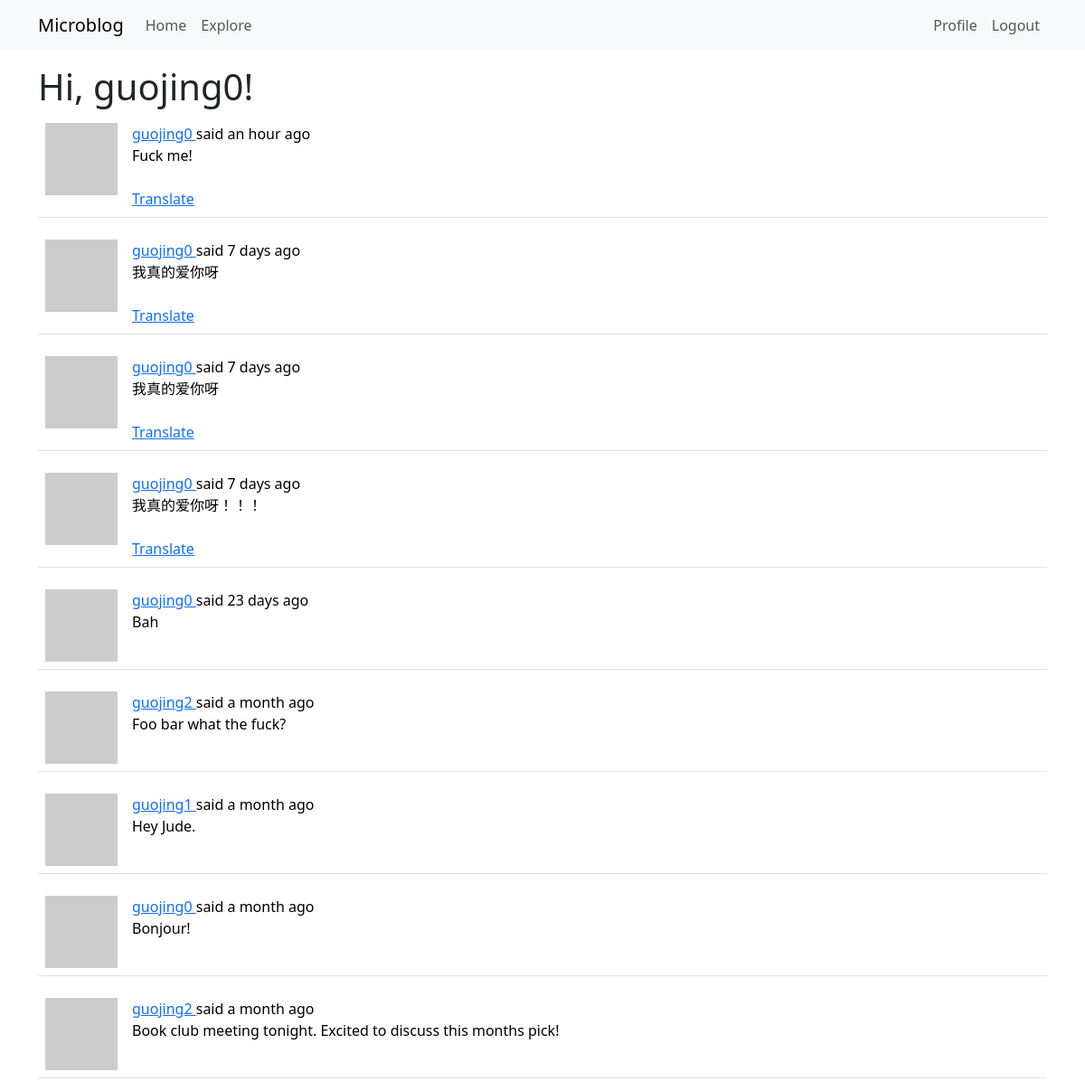
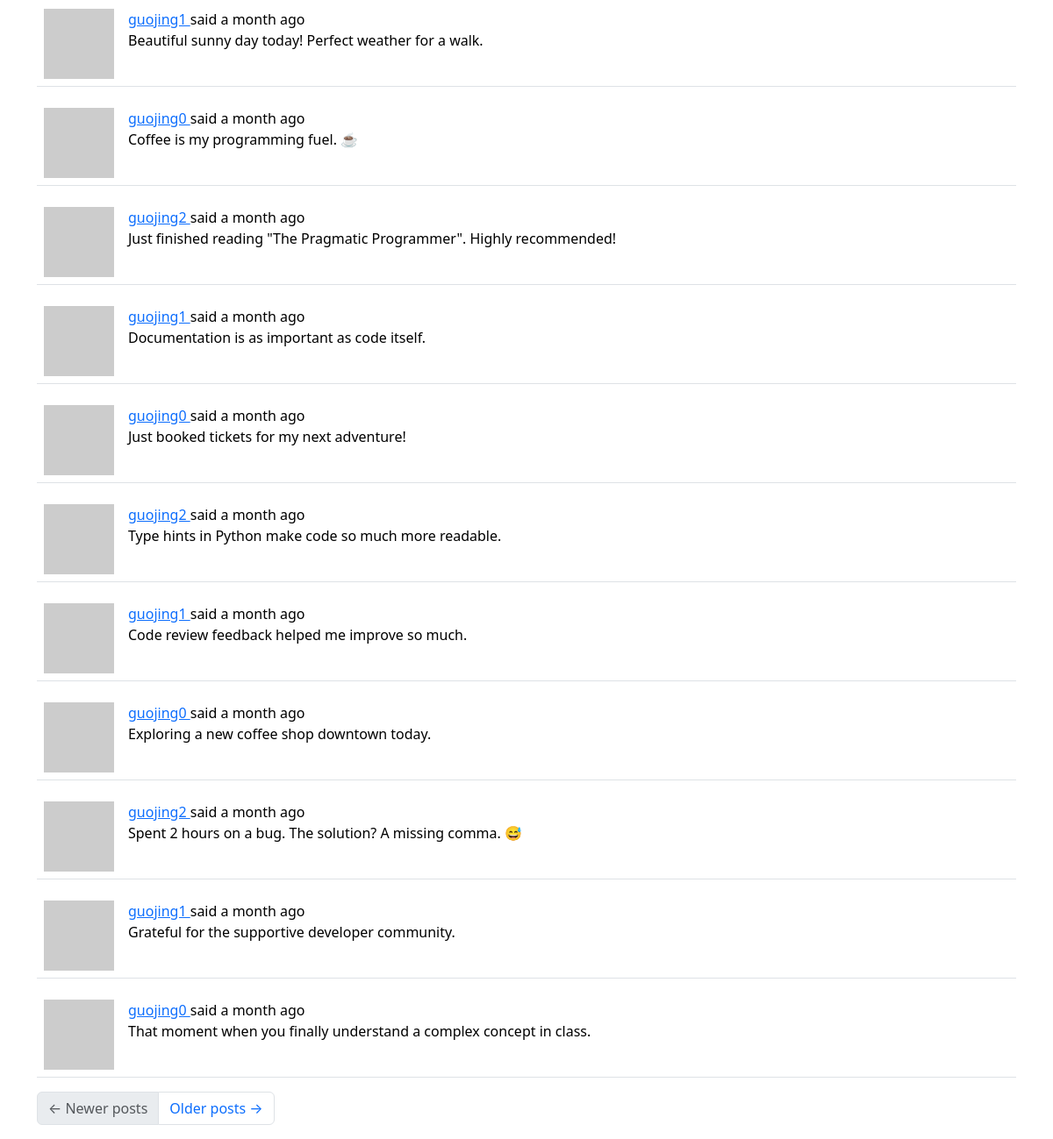
The page /explore (signed in) on the database its author committed (2 pictures, top to bottom).
### app/models.py (models this page shows, shortened)
class User(UserMixin, db.Model):
    id: orm.Mapped[int] = orm.mapped_column(primary_key=True)
    username: orm.Mapped[str] = orm.mapped_column(
        sa.String(64), index=True, unique=True
    )
    email: orm.Mapped[str] = orm.mapped_column(sa.String(120), index=True, unique=True)
    password_hash: orm.Mapped[str | None] = orm.mapped_column(sa.String(256))
    posts: orm.WriteOnlyMapped['Post'] = orm.relationship(back_populates='author')
    about_me: orm.Mapped[str | None] = orm.mapped_column(sa.String(140))
    last_seen: orm.Mapped[datetime | None] = orm.mapped_column(
        default=lambda: datetime.now(UTC)
    )
    following: orm.WriteOnlyMapped['User'] = orm.relationship(
        secondary=followers,
        primaryjoin=(followers.c.follower_id == id),
        secondaryjoin=(followers.c.followed_id == id),
        back_populates='followers',
    )
    followers: orm.WriteOnlyMapped['User'] = orm.relationship(
        secondary=followers,
        primaryjoin=(followers.c.followed_id == id),
        secondaryjoin=(followers.c.follower_id == id),
        back_populates='following',
    )
    def avatar(self, size):
        digest = md5(self.email.lower().encode('utf-8')).hexdigest()
        return f'https://www.gravatar.com/avatar/{digest}?d=identicon&s={size}'

class Post(db.Model):
    __searchable__ = ['body']
    id: orm.Mapped[int] = orm.mapped_column(primary_key=True)
    body: orm.Mapped[str] = orm.mapped_column(sa.String(140))
    timestamp: orm.Mapped[datetime] = orm.mapped_column(
        index=True, default=lambda: datetime.now(UTC)
    )
    user_id: orm.Mapped[int] = orm.mapped_column(sa.ForeignKey('user.id'), index=True)
    author: orm.Mapped['User'] = orm.relationship(back_populates='posts')
    language: orm.Mapped[str | None] = orm.mapped_column(sa.String(5))

### app/main/routes.py (the view)
@bp.route('/explore')
@login_required
def explore():
    page = request.args.get('page', 1, type=int)
    query = sa.select(Post).order_by(Post.timestamp.desc())
    posts = db.paginate(
        query, page=page, per_page=current_app.config['POSTS_PER_PAGE'], error_out=False
    )
    next_url = url_for('main.explore', page=posts.next_num) if posts.has_next else None
    prev_url = url_for('main.explore', page=posts.prev_num) if posts.has_prev else None
    return render_template(
        'index.html',
        title='Explore',
        posts=posts.items,
        next_url=next_url,
        prev_url=prev_url,
    )

### app/__init__.py (called while the page is built)
def get_locale():
    from flask import current_app
    return request.accept_languages.best_match(current_app.config['LANGUAGES'])

### app/main/routes.py (called while the page is built)
@bp.before_app_request
def before_request():
    if current_user.is_authenticated:
        current_user.last_seen = datetime.now(UTC)
        db.session.commit()
    g.locale = str(get_locale())

### app/models.py (called while the page is built)
@login.user_loader
def load_user(id):
    return db.session.get(User, int(id))

### app/templates/index.html (shortened to what this page needs)
{% extends "base.html" %}
{% import "bootstrap_wtf.html" as wtf %}
{% block content %}
    <h1>{{ _('Hi, %(username)s!', username=current_user.username) }}</h1>
    {% for post in posts %}
        {% include '_post.html' %}
    {% endfor %}
    <nav aria-label="Post navigation">
        <ul class="pagination">
            <li class="page-item{% if not prev_url %} disabled{% endif %}">
                <a class="page-link" href="{{ prev_url }}">
                    <span aria-hidden="true">&larr;</span> {{ _('Newer posts') }}
                </a>
            </li>
            <li class="page-item{% if not next_url %} disabled{% endif %}">
                <a class="page-link" href="{{ next_url }}">
                    {{ _('Older posts') }} <span aria-hidden="true">&rarr;</span>
                </a>
            </li>
        </ul>
    </nav>
{% endblock %}

### app/templates/_post.html
<table class="table table-hover">
    <tr>
        <td width="70px">
            <a href="{{ url_for('main.user', username=post.author.username) }}">
                <img src="{{ post.author.avatar(70) }}" />
            </a>
        </td>
        <td>
            <a href="{{ url_for('main.user', username=post.author.username) }}">
                {{ post.author.username }}
            </a>
            {{ _('said') }} {{ moment(post.timestamp).fromNow() }}
            <br>
            <span id="post{{ post.id }}">{{ post.body }}</span>
            {% if post.language and post.language != g.locale %}
                <br><br>
                <span id="translation{{ post.id }}">
                    <a href="javascript:translate(
                        'post{{ post.id }}',
                        'translation{{ post.id }}',
                        '{{ post.language }}',
                        '{{ g.locale }}'
                    )">{{ _('Translate') }}</a>
                </span>
            {% endif %}
        </td>
    </tr>
</table>

### rows shown on the page
Post: author.username "guojing0", timestamp "an hour ago", body "Fuck me!"
Post: author.username "guojing0", timestamp "7 days ago", body "我真的爱你呀"
Post: author.username "guojing0", timestamp "7 days ago", body "我真的爱你呀"
Post: author.username "guojing0", timestamp "7 days ago", body "我真的爱你呀！！！"
Post: author.username "guojing0", timestamp "23 days ago", body "Bah"
Post: author.username "guojing2", timestamp "a month ago", body "Foo bar what the fuck?"
Post: author.username "guojing1", timestamp "a month ago", body "Hey Jude."
Post: author.username "guojing0", timestamp "a month ago", body "Bonjour!"
Post: author.username "guojing2", timestamp "a month ago", body "Book club meeting tonight. Excited to discuss this months pick!"
Post: author.username "guojing1", timestamp "a month ago", body "Beautiful sunny day today! Perfect weather for a walk."
Post: author.username "guojing0", timestamp "a month ago", body "Coffee is my programming fuel. ☕"
Post: author.username "guojing2", timestamp "a month ago", body "Just finished reading \"The Pragmatic Programmer\". Highly recommended!"
Post: author.username "guojing1", timestamp "a month ago", body "Documentation is as important as code itself."
Post: author.username "guojing0", timestamp "a month ago", body "Just booked tickets for my next adventure!"
Post: author.username "guojing2", timestamp "a month ago", body "Type hints in Python make code so much more readable."
Post: author.username "guojing1", timestamp "a month ago", body "Code review feedback helped me improve so much."
Post: author.username "guojing0", timestamp "a month ago", body "Exploring a new coffee shop downtown today."
Post: author.username "guojing2", timestamp "a month ago", body "Spent 2 hours on a bug. The solution? A missing comma. 😅"
Post: author.username "guojing1", timestamp "a month ago", body "Grateful for the supportive developer community."
Post: author.username "guojing0", timestamp "a month ago", body "That moment when you finally understand a complex concept in class."
